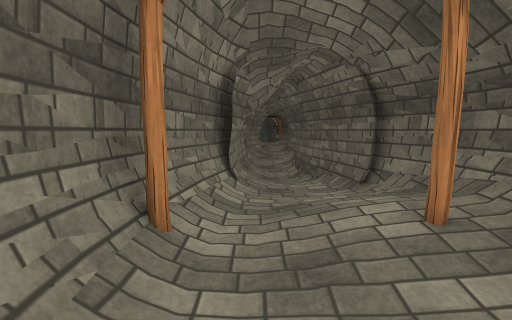
View 1 (above)

17 first-person views from a walk through a 3-D level made in the Unity game engine. The camera is 1.2 m above the floor, tilts 6° down and sees 85° across. The floor is counted in squares, 1.22 m on a side. Each view is taken from the middle of a square. On the plan, view 1 faces up. The plan holds only what a view shows up to about 11 squares ahead; the rest is blank. The place goes on beyond the plan. The player is left out. Some animated figures are left out. Some surface patterns are stand-ins.

View 2
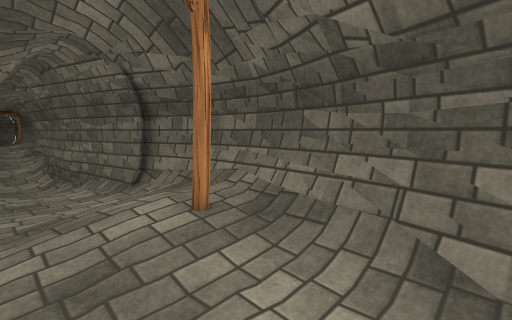

View 3
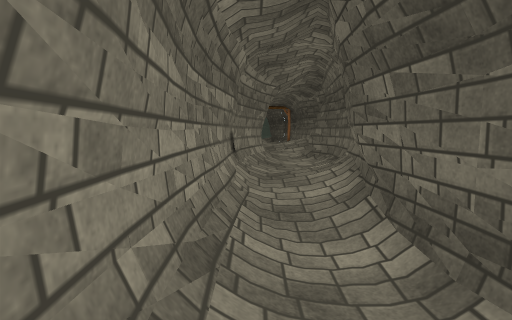

View 4
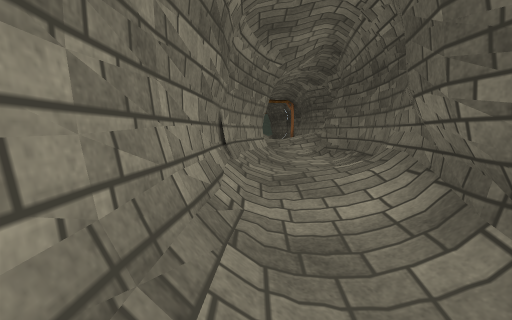

View 5
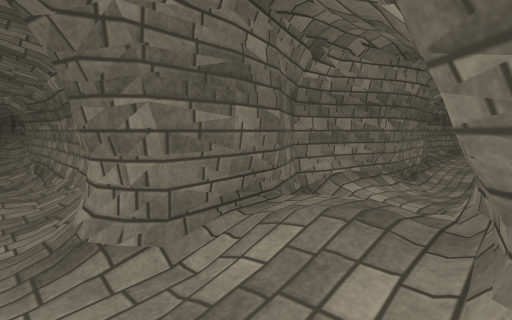

View 6
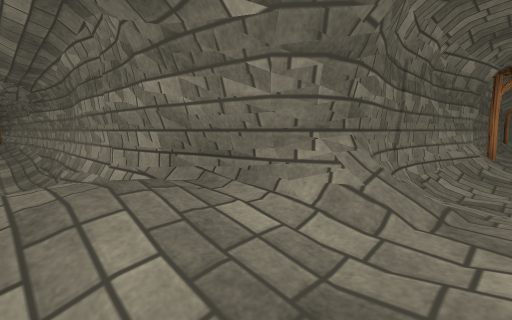

View 7
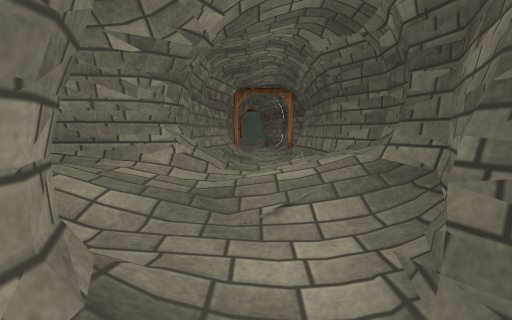

View 8
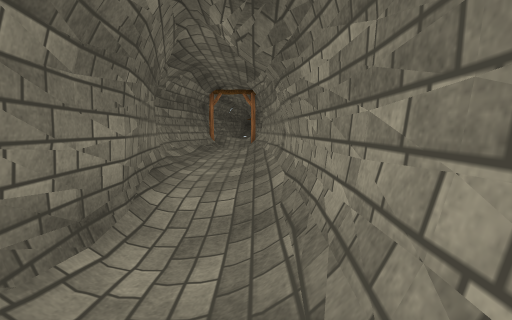

View 9
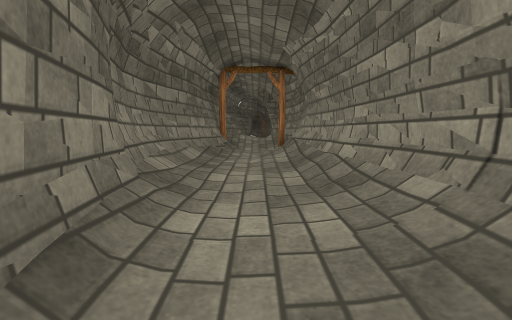

View 10
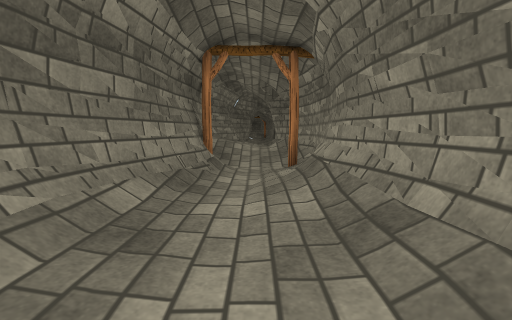

View 11
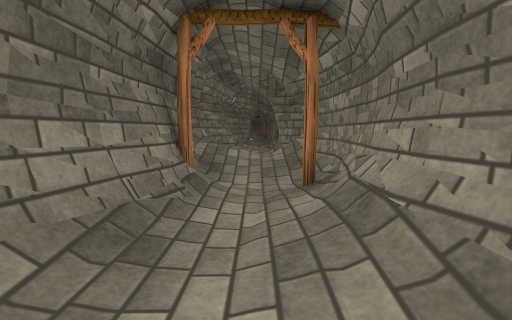

View 12
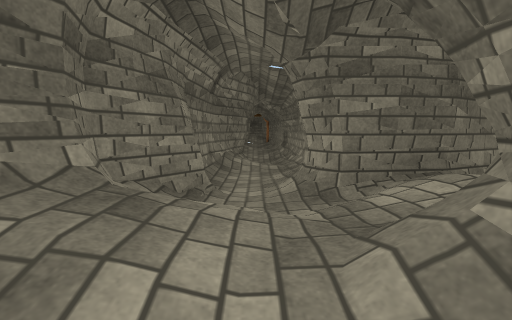

View 13
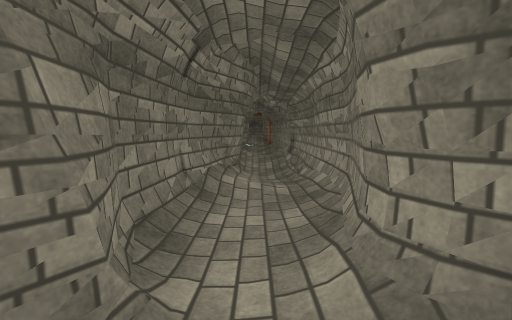

View 14
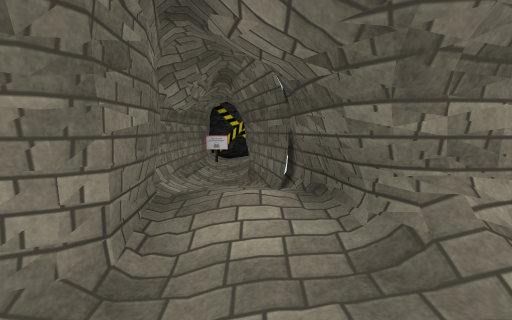

View 15
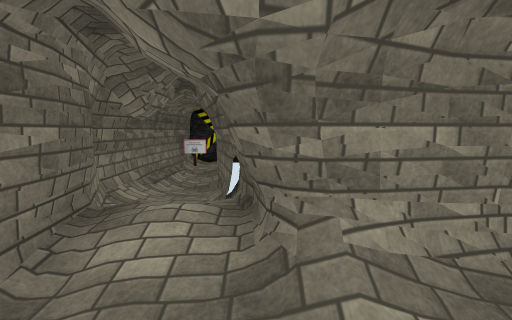

View 16
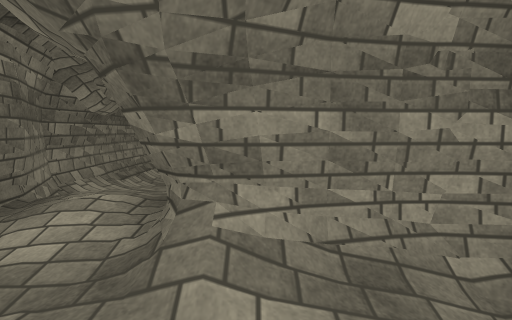

View 17
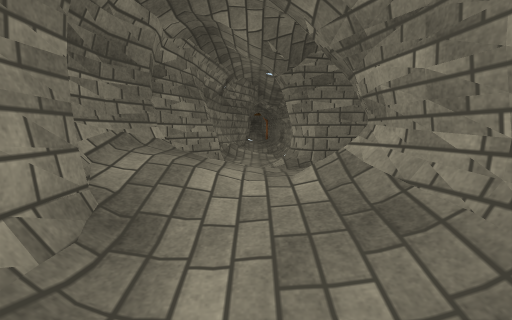

### Floor plan
Key: @ floor where view 1 was taken; # wall or solid block; . main floor; : floor 0.25 m higher than the main floor; - floor 0.25 m lower than the main floor; + floor 0.5 m higher than the main floor; _ floor 0.5 m lower than the main floor; * floor 0.75 m higher than the main floor; / step, stairs or slope.
Columns run from 30 left of view 1 to 3 right of it. Each row starts with its distance up from view 1.
 25    ##.##                     #/.##
 24    #/ /#                     #/./#
 23    ## /#                     #/:/#
 22     #/*#                     ##+/#
 21 #####//#####  #################+*#
 20 ///##:/##//####/////////////**+//#
 19 :....:/++:..........-__//./ //::/#
 18 #///##/*//##//:://#############.##
 17 ###################           #./#
 16                              ##./#
 15                              #/./#
 14                              #/:##
 13                              #//#
 12                              #//#
 11                              #//#
 10                              #/_#
  9                              #/-#
  8                              #/-#
  7                              #/.##
  6                              #/./#
  5                              #::/#
  4                              #:/+#
  3                              #:+##
  2                              #:::#
  1                              # ::#
  0                               @ :#

Positions as (right, up) in squares from view 1, and headings:
1: (0, 0), facing up
2: (0, 0), facing up-right
3: (0, 8), facing up
4: (0, 10), facing up
5: (1, 21), facing down-left
6: (1, 19), facing up-left
7: (1, 17), facing up
8: (-6, 20), facing left
9: (-10, 19), facing left
10: (-13, 19), facing left
11: (-15, 19), facing left
12: (-21, 19), facing left
13: (-24, 19), facing left
14: (-24, 18), facing up
15: (-23, 18), facing up
16: (-22, 18), facing up
17: (-19, 19), facing left
